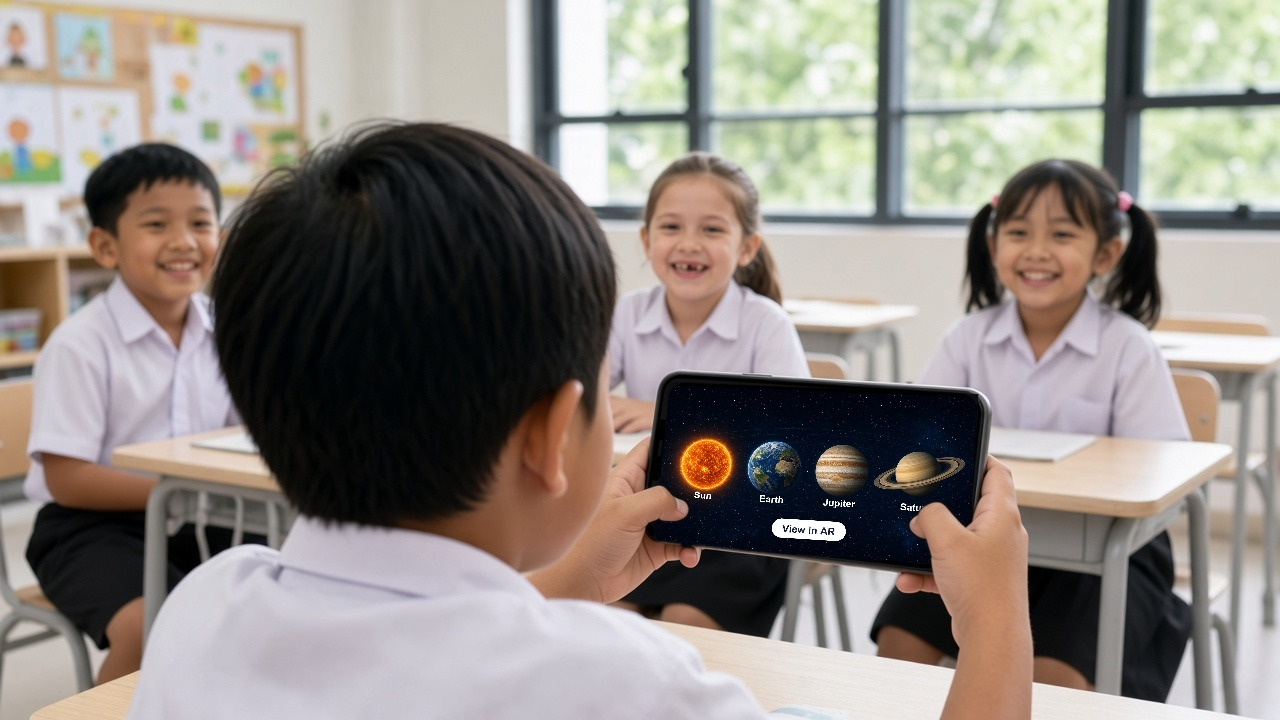
#> input picture .welcome-originals/screen-student-create/out-en.jpg, 1280 x 720 px, given in place of student-create-v2.jpg, which was not available; the run also reads 1 picture not shown here
$ python composite.py
#> lines starting #> are read from the running program, lines starting #| are printed output that depends on the picture; after the words box and inside, x2 and y2 are one past the last pixel; in counts of white or black regions, pixels touching at a corner belong together
import numpy as np
from PIL import Image, ImageDraw, ImageFont, ImageFilter

A = "/Users/Lismayy/.cursor/projects/Users-Lismayy-Iteration-login-regist-setup-moment/assets/"
HERE = ".welcome-originals/screen-student-create/"
BASE = A + "student-create-v2.jpg"
PLANETS = A + "planets-row.jpg"
PHONE = [(670, 382), (978, 394), (968, 566), (653, 545)]
BOLD = "/System/Library/Fonts/Supplemental/Arial Bold.ttf"

COPY = {
    "en": (["Sun", "Earth", "Jupiter", "Saturn"], "View in AR"),
    "id": (["Matahari", "Bumi", "Jupiter", "Saturnus"], "Lihat di AR"),
}
CENTERS = [152, 382, 604, 850]


def phone_ui(planets, names, cta):
    W, H = 1300, 720
    im = planets.resize((W, round(planets.height * W / planets.width)), Image.LANCZOS)
    im = im.crop((0, (im.height - H) // 2 - 20, W, (im.height - H) // 2 - 20 + H))
    d = ImageDraw.Draw(im)
    f = ImageFont.truetype(BOLD, 40)
    for cx, name in zip(CENTERS, names):
        x = cx * W / 1024
        tw = d.textlength(name, font=f)
        d.text((x - tw / 2, 470), name, font=f, fill="white")
    f = ImageFont.truetype(BOLD, 42)
    tw = d.textlength(cta, font=f)
    d.rounded_rectangle([W / 2 - tw / 2 - 44, 572, W / 2 + tw / 2 + 44, 652], 40, fill="white")
    d.text((W / 2 - tw / 2, 590), cta, font=f, fill=(30, 36, 60))
    m = Image.new("L", im.size, 0)
    ImageDraw.Draw(m).rounded_rectangle([0, 0, W - 1, H - 1], 70, fill=255)
    out = Image.new("RGB", im.size, (14, 14, 16))
    out.paste(im, (0, 0), m)
    return out


def coeffs(dst, src):
    A_, B = [], []
    for (x, y), (u, v) in zip(dst, src):
        A_ += [[x, y, 1, 0, 0, 0, -u * x, -u * y], [0, 0, 0, x, y, 1, -v * x, -v * y]]
        B += [u, v]
    return np.linalg.solve(np.array(A_, float), np.array(B, float)).tolist()


def main():
    base = Image.open(BASE).convert("RGB")
#> base is the input picture: PIL image 1280x720 RGB; mean R, G, B 144, 137.5, 131.4
    planets = Image.open(PLANETS).convert("RGB")
    k = 4
    quad = Image.new("L", (base.width * k, base.height * k), 0)
#> quad: PIL image 5120x2880 L; every value is 0
    ImageDraw.Draw(quad).polygon([(x * k, y * k) for x, y in PHONE], fill=255)
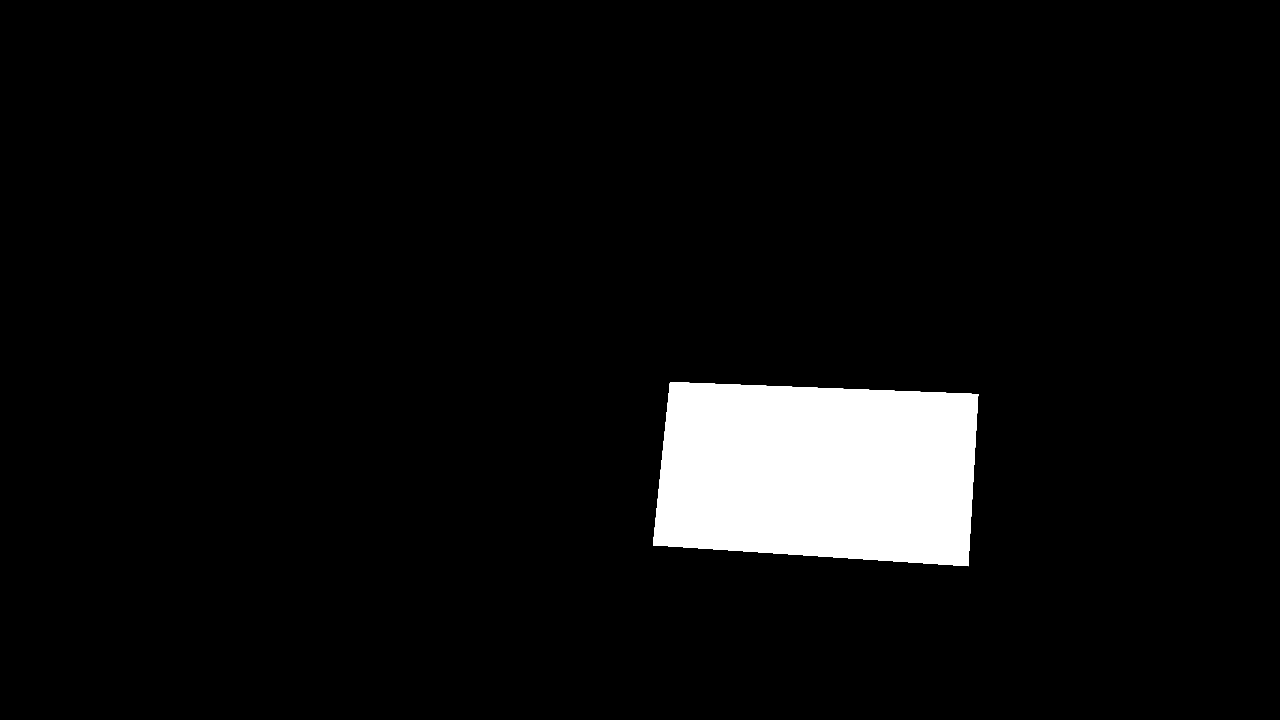
#> quad: PIL image 5120x2880 L (shown at 1/4 size); 5.7% white; 1 white region, box (x1, y1, x2, y2) and area: (2612, 1528, 3913, 2265) 839117
    quad = quad.resize(base.size, Image.LANCZOS)
#> quad: PIL image 1280x720 L
    hsv = np.asarray(base.convert("HSV")).astype(float) / 255
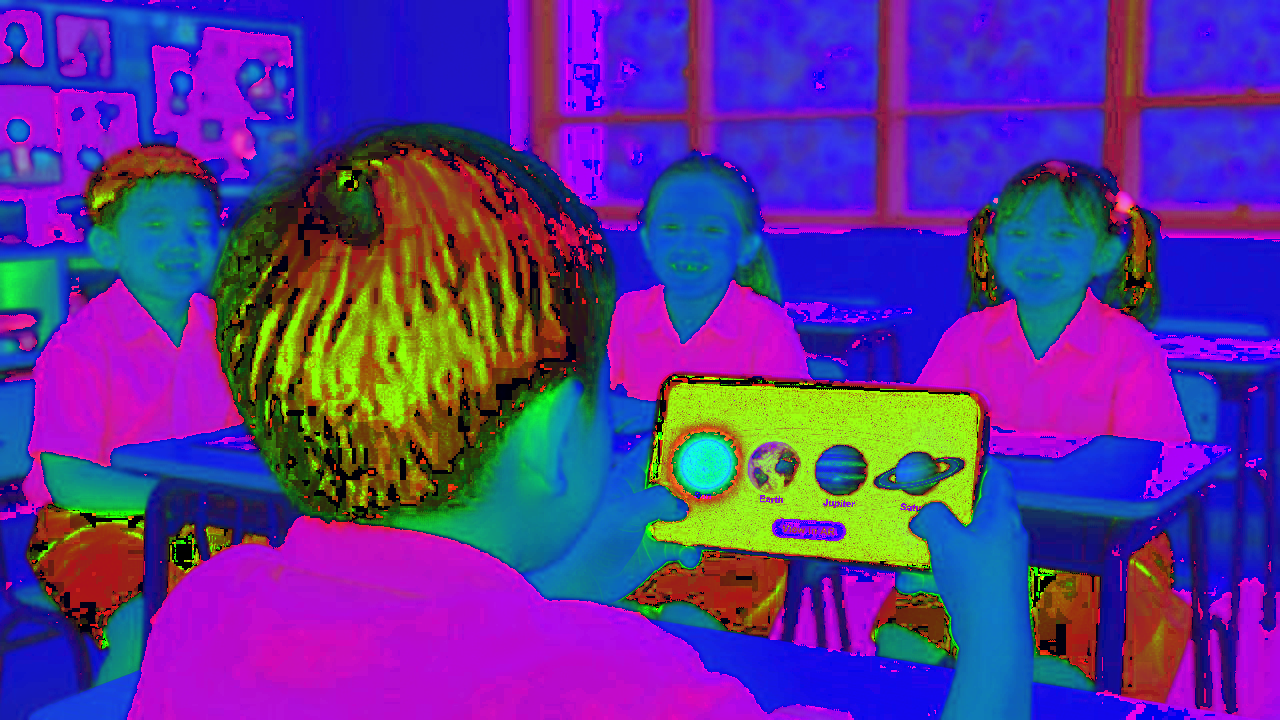
#> hsv: shape (720, 1280, 3) float64; mean R, G, B 0.358, 0.209, 0.584
    fingers = (hsv[..., 2] > 0.3) & (hsv[..., 1] > 0.12)
#> fingers: shape (720, 1280) bool; 27.8% white; 463 white regions (355 under 20 px), largest, box (x1, y1, x2, y2) and area: (877, 427, 1238, 720) 33785, (399, 321, 710, 613) 32869, (722, 0, 1106, 226) 22633
    fingers = Image.fromarray((fingers * 255).astype(np.uint8)).filter(ImageFilter.MaxFilter(3)).filter(ImageFilter.GaussianBlur(1))
#> fingers: PIL image 1280x720 L
    keep = np.asarray(quad).astype(float) * (1 - np.asarray(fingers).astype(float) / 255)
    keep = Image.fromarray(keep.astype(np.uint8))
#> keep: PIL image 1280x720 L
    for lang, (names, cta) in COPY.items():
        ui = phone_ui(planets, names, cta)
        w, h = ui.size
        layer = ui.transform(base.size, Image.PERSPECTIVE, coeffs(PHONE, [(0, 0), (w, 0), (w, h), (0, h)]), Image.BICUBIC)
        Image.composite(layer, base, keep).save(HERE + f"out-{lang}.jpg", quality=92)
#> this loop made 2 passes
#> tw in phone_ui on passes 1 to 2: 222.6, 226.8
#> pass 1, in phone_ui, `im = im.crop((0, (im.height - H) // 2 - 20, W, (im.height - H) // 2 - ..`:
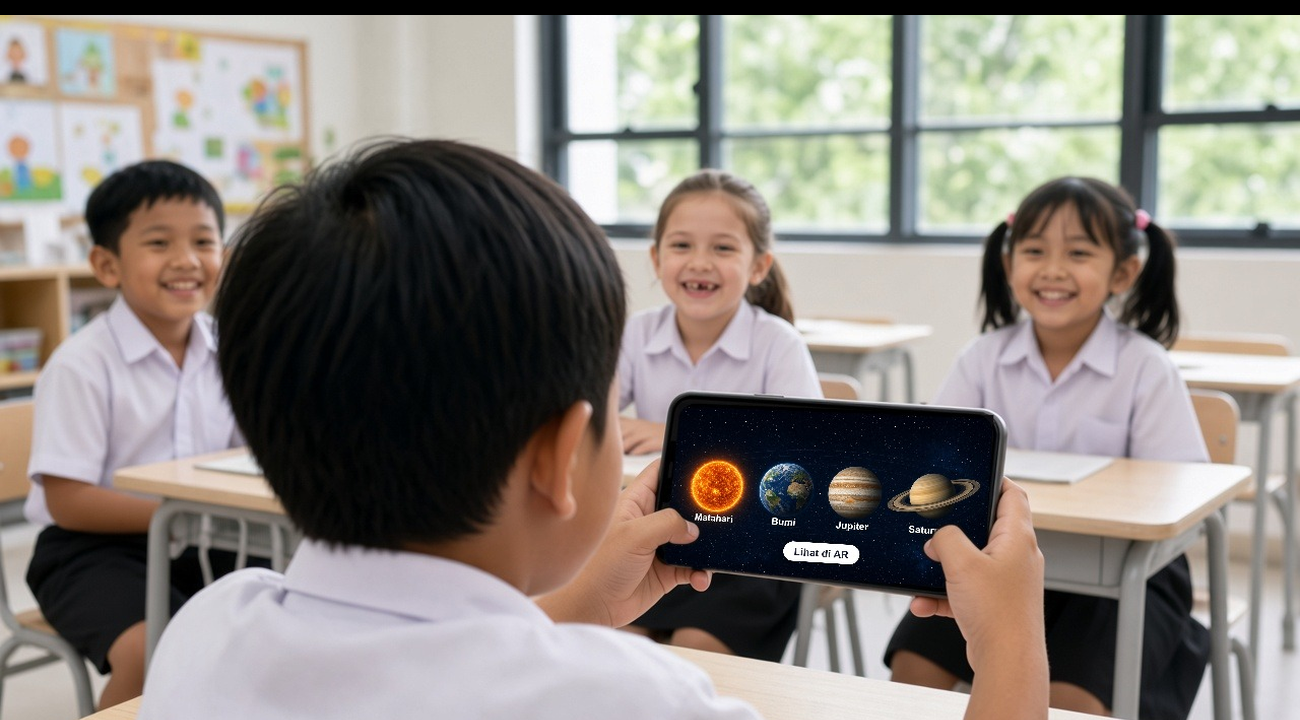
#> im: PIL image 1300x720 RGB; mean R, G, B 138.8, 132.5, 126.3
#> after the loop:
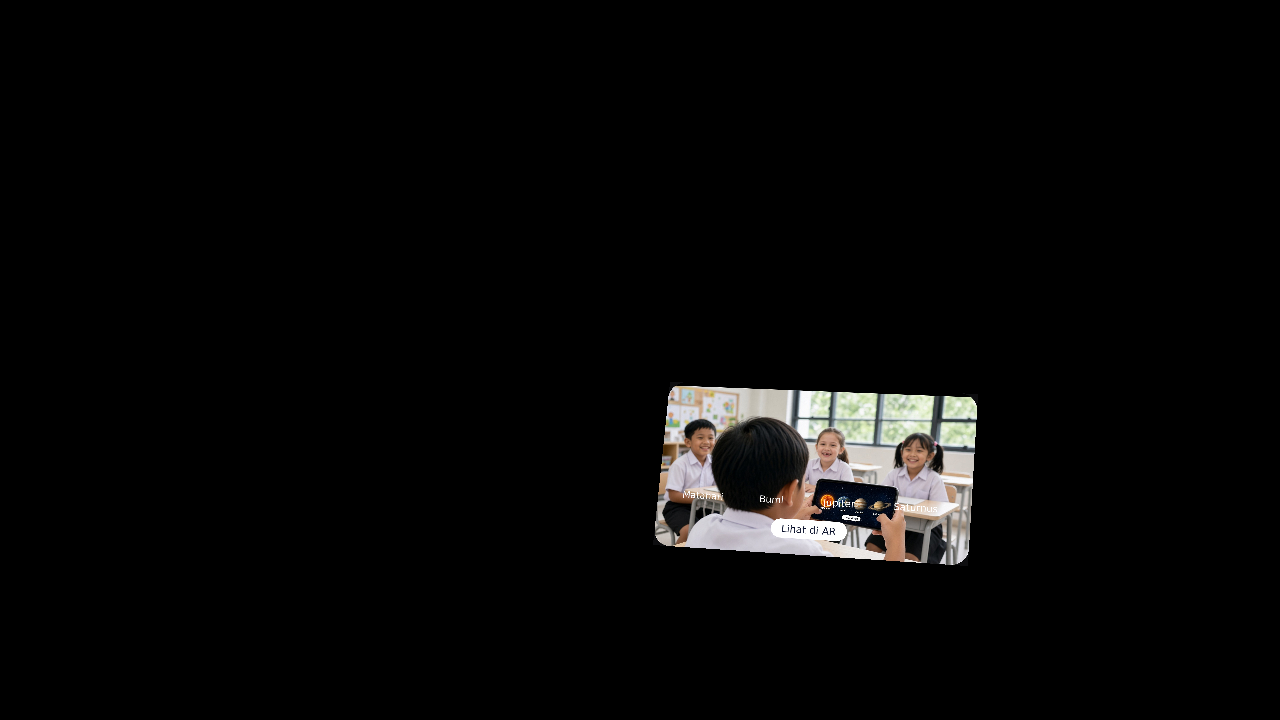
#> layer: PIL image 1280x720 RGB; mean R, G, B 8.1, 7.7, 7.4


main()
